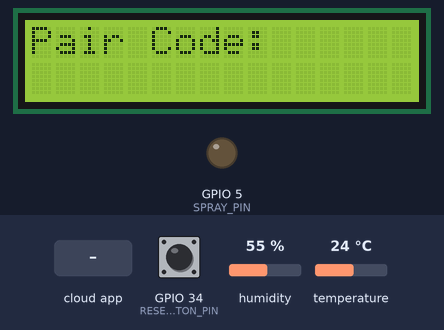
Recording of a sketch running on a simulated ESP32. Shown: 16×2 character LCD, output pins drawn as LEDs (lit = HIGH). The inputs (shaded band) are chosen by the test bench; at power-on: GPIO 34 (RESET_BUTTON_PIN) HIGH, humidity 55 %, temperature 24 °C (analog values on the 0–4095 scale). WiFi joins after 1.5 s; servers stay silent unless stated; the Firebase database answers and starts empty; what the sketch prints to the serial monitor is not drawn. At 14.0 s the program restarts the board; the recording ends there.

Above: at 3.3 s.
3.4 s: the phone or cloud app sets paired to 1
At 4.1 s:
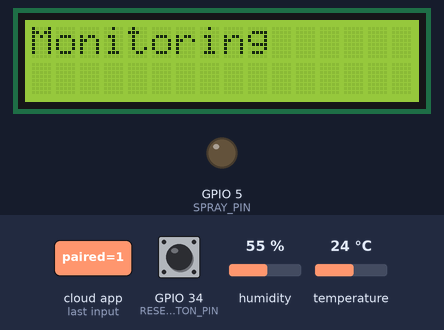
At 6.5 s:
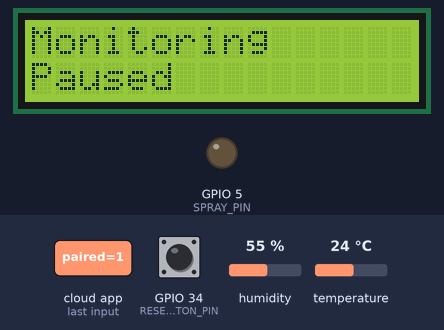
6.8 s: the phone or cloud app sets paired to 0
At 9.9 s:
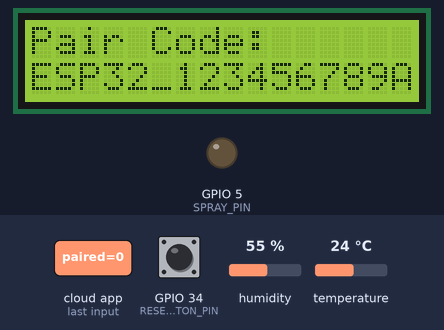
13.6 s: GPIO 34 (RESET_BUTTON_PIN) pulled LOW for 0.4 s
Timing chart, 0 to 14.0 s (numbered marks = the images above; inputs shaded):
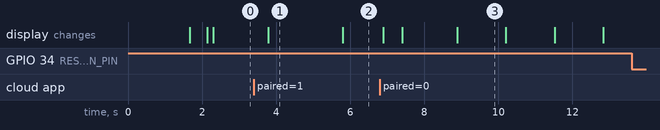

The sketch:

Pesticide_System.ino
```cpp
#include <Arduino.h>
#include <WiFi.h>
#include <Firebase_ESP_Client.h>
#include <ArduinoJson.h>
#include <DHT.h>
#include <Wire.h>
#include <LiquidCrystal_I2C.h>
#include <apis.h>

// Hardware config
#define DHTPIN 18
#define SOIL_PIN 33
#define SPRAY_PIN 5
#define DHTTYPE DHT11
#define RESET_BUTTON_PIN 34

#define SPRAY_DURATION 5000                                 // Pump ON duration(5 sec)
#define SCROLL_INTERVAL 800                                 // Time between shifts
#define COMMAND_INTERVAL 5000                               // Firebase command poll rate(5 sec)
#define MONITOR_INTERVAL (2UL * 60UL * 60UL * 1000UL)       // 2-hour sensing & AI cycle
#define COOLDOWN_PERIOD (7UL * 24UL * 60UL * 60UL * 1000UL) // Spray safety cooldown(7 days)
#define AI_FRESHNESS_WINDOW (30UL * 60UL * 1000UL)          // AI result validity window(30 minutes)
#define AUTO_CAPTURE_OVERRIDE_WINDOW (20UL * 60UL * 1000UL) // Maintainance window(20 minutes)

// Data Structures
struct TelemetryPacket {
  float temperature;
  float humidity;
  int soilMoisture;
  unsigned long ts;
};

// Objects
DHT dht(DHTPIN, DHTTYPE);
LiquidCrystal_I2C display(0x27,16,2);

FirebaseData fbda;
FirebaseAuth auth;
FirebaseConfig config;

// Device Identity
String deviceId;
String deviceAuthUid;

void generateDeviceId() {
  uint64_t chipid = ESP.getEfuseMac();
  char id[20];
  sprintf(id, "ESP32_%04X%08X",
          (uint32_t)(chipid >> 32),
          (uint32_t)chipid);
  deviceId = String(id);
}

// System state
bool pairedCached = false;
bool lastPairedState = false;
bool monitoringEnabled = true;
bool autoCaptureEnabled = false;

String selectedCrop = "Unknown";
String lastLine1 = "", lastLine2 = "";
int scrollPos1 = 0, scrollPos2 = 0;
int lastInfectionProb = -1;
String lastSeverity = "";
String lastRisk = "";
unsigned long lastAIUpdate = 0;
unsigned long lastSprayTime = 0;
unsigned long autoCaptureDisabledAt = 0;

// Timers
unsigned long lastScroll1 = 0, lastScroll2 = 0;
unsigned long lastHeartBeat = 0;
unsigned long lastMonitorTime = 0;
unsigned long lastCommandCheck = 0;
unsigned long sprayStartTime = 0;
bool spraying = false;

// Offline Ring Buffer(RAM)
#define BUFFER_SIZE 5

TelemetryPacket buffer[BUFFER_SIZE];
int head = 0, tail = 0;
bool bufferFull = false;

void bufferPush(const TelemetryPacket &p) {
  buffer[head] = p;
  head = (head + 1) % BUFFER_SIZE;
  if(bufferFull) tail = (tail + 1) % BUFFER_SIZE;
  bufferFull = (head == tail);
}

bool bufferPop(TelemetryPacket &p) {
  if(head == tail && !bufferFull) return false;
  p = buffer[tail];
  tail = (tail + 1) % BUFFER_SIZE;
  bufferFull = false;
  return true;
}

// Function declarations
void connectWiFi();
void firebaseLogin();
void showOnDisplay(String l1, String l2 = "");
bool isPaired();
void onPaired();
void onUnpaired();
void createPairingEntry();
void checkRemoteCommands();
void fetchCrop();
void uploadSensorData(float t, float h, int soil);
void uploadInfectionData(int prob, String severity, String risk);
bool canSpray(int prob);
void startSpray();
void updateSpray();
void ackCommand(String cmd);
void updateStatus(String status);

// Setup
void setup() {
  Serial.begin(115200);
  Serial.setTimeout(2000);

  Wire.begin(21,22);
  dht.begin();
  display.init();
  display.backlight();

  pinMode(SPRAY_PIN, OUTPUT);
  digitalWrite(SPRAY_PIN, LOW);
  pinMode(RESET_BUTTON_PIN, INPUT_PULLUP); // Active Low

  analogReadResolution(12);

  showOnDisplay("System Booting");
  generateDeviceId();
  connectWiFi();

  config.api_key = API_KEY;
  config.database_url = DATABASE_URL;
  Firebase.begin(&config, &auth);
  Firebase.reconnectWiFi(true);

  firebaseLogin();
  registerDeviceIfNeeded();

  pairedCached = isPaired();
  if(!pairedCached) {
    createPairingEntry();
    showOnDisplay("Pair Device", deviceId);
  }
  Serial.println("Device Ready");
  Serial.println("Device ID: " + deviceId);
}
// Loop
void loop() {
  if(digitalRead(RESET_BUTTON_PIN) == LOW) {
    ESP.restart();
  }

  if (Firebase.ready()) {
    bool currentPaired = isPaired();

    if (!lastPairedState && currentPaired) {
      onPaired();
    }

    if(lastPairedState && !currentPaired) {
      Serial.println("Unpaired remotely");
      showOnDisplay("Unpaired", "Remotely");
      delay(500);
      onUnpaired();
    }
    pairedCached = currentPaired;
    lastPairedState = currentPaired;

  }

  if(!pairedCached) {
    showOnDisplay("Pair Code: ",deviceId);
    delay(500);
    return;
  }

  if (millis() - lastHeartBeat > 15000) { // 15 sec
    FirebaseJson json;
    json.set(".sv", "timestamp");

    Firebase.RTDB.set(&fbda,
      "/devices/" + deviceId + "/lastOnline",
      &json
    );
    lastHeartBeat = millis();
  }

  if(millis() - lastCommandCheck >= COMMAND_INTERVAL) {
    checkRemoteCommands();
    lastCommandCheck = millis();
  }

  updateSpray();

  if(!monitoringEnabled) {
    showOnDisplay("Monitoring", "Paused");
  }
  else {
    // Monitoring cycle (2 hours)
    if(millis() - lastMonitorTime >= MONITOR_INTERVAL) {

      lastMonitorTime = millis();

      fetchCrop();
      showOnDisplay("Monitoring", selectedCrop);

      float temperature = dht.readTemperature();
      float humidity = dht.readHumidity();
      int soilMoisture = map(analogRead(SOIL_PIN),0, 4095, 100, 0);

      if(isnan(temperature) || isnan(humidity)) {
        updateStatus("Sensor Error");
        return;
      }

      TelemetryPacket p{temperature, humidity, soilMoisture, millis()};
      bufferPush(p);

      while(WiFi.status() == WL_CONNECTED) {
        TelemetryPacket pkt;
        if(!bufferPop(pkt)) break;

        if(!Firebase.ready()) {
          bufferPush(pkt);
          break;
        }

        uploadSensorData(pkt.temperature, pkt.humidity, pkt.soilMoisture);
      }

      if(!autoCaptureEnabled) {
        updateStatus("AutoCapture OFF");
        return;
      }

      // Sending data to AI engine(model)
      StaticJsonDocument<256> outgoing;
      outgoing["crop"] = selectedCrop;
      outgoing["temperature"] = temperature;
      outgoing["humidity"] = humidity;
      outgoing["soil"] = soilMoisture;
      // outgoing["autoCapture"] = autoCaptureEnabled;

      serializeJson(outgoing, Serial);
      Serial.println();

      unsigned long waitStart = millis();
      while(!Serial.available() && millis() - waitStart < 5000) {
        // allow OTA / Wifi / Firebase
      }

      if(!Serial.available()) {
        updateStatus("AI Offline");
        return;
      }

      StaticJsonDocument<256> incoming;

      if(deserializeJson(incoming, Serial.readStringUntil('\n'))) {
        updateStatus("AI Error");
        return;
      }

      lastInfectionProb = incoming["infection_probability"];
      lastSeverity = incoming["severity"].as<String>();
      lastRisk = incoming["risk_level"].as<String>();
      lastAIUpdate = millis();

      uploadInfectionData(lastInfectionProb, lastSeverity, lastRisk);

      bool aiFresh = lastAIUpdate > 0 && (millis() - lastAIUpdate <= AI_FRESHNESS_WINDOW);

      if(lastInfectionProb != -1 &&
        aiFresh &&
        canSpray(lastInfectionProb)) {
        startSpray();
      }
    }
  }
}

// Connecting wifi
void connectWiFi() {
  WiFi.begin(WIFI_SSID, WIFI_PASSWORD);
  while(WiFi.status() != WL_CONNECTED) {
    showOnDisplay("Connecting...");
    delay(500);
  }
  showOnDisplay("Wifi Connected");
}

// Firebase Authentication
void firebaseLogin() {
  if(!Firebase.signUp(&config, &auth, "", "")) {
    ESP.restart();
  }
  while(auth.token.uid == "") {
    Firebase.refreshToken(&config);
    delay(200);
  }
  deviceAuthUid = auth.token.uid.c_str();
}

void registerDeviceIfNeeded() {

  String base = "/devices/" + deviceId;

  if(Firebase.RTDB.getString(&fbda, base+"/deviceAuthUid")) {
    return;
  }

  FirebaseJson json;
  json.set("deviceAuthUid", deviceAuthUid);
  json.set("paired", false);
  json.set("createdAt", millis());

  Firebase.RTDB.updateNode(&fbda, base, &json);
}


// Display
void showOnDisplay(String l1, String l2) {
  if (l1 != lastLine1 || l2 != lastLine2) {
    lastLine1 = l1;
    lastLine2 = l2;
    display.clear();

    scrollPos1 = 0;
    scrollPos2 = 0;
    lastScroll1 = millis();
    lastScroll2 = millis();
  }
  scrollText(0,l1,scrollPos1, lastScroll1);
  scrollText(1,l2,scrollPos2, lastScroll2);
}
void scrollText(int row, String text, int &scrollPos, unsigned long &lastScroll) {
  if (text.length() <= 16) {
    if (scrollPos != -1) {
      display.setCursor(0, row);
      display.print(text);
      for (int i = 0; i < (16 - text.length()); i++) display.print(" ");
      scrollPos = -1;
    }
    return;
  }

  unsigned long now = millis();
  if (now - lastScroll >= SCROLL_INTERVAL) {
    lastScroll = now;

    display.setCursor(0, row);
    display.print(text.substring(scrollPos, scrollPos + 16));

    scrollPos++;
    if (scrollPos > text.length() - 16) {
      scrollPos = 0;
    }
  }
}

// Pairing
bool isPaired() {
  if(!Firebase.ready()) return pairedCached;
  if(Firebase.RTDB.getBool(&fbda, "/devices/" + deviceId + "/paired")) {
    return fbda.boolData();
  }
  return pairedCached;
}

void onPaired() {
  Serial.println("Paired → entering monitoring mode");
  lastMonitorTime = millis() - MONITOR_INTERVAL;
  fetchCrop();
  showOnDisplay("Monitoring", selectedCrop);
}

void onUnpaired() {
  pairedCached = false;
  monitoringEnabled = false;
  autoCaptureEnabled = false;
  selectedCrop = "Unknown";

  showOnDisplay("Pair Code:", deviceId);
  createPairingEntry();
}

void createPairingEntry() {
  if(!Firebase.ready()) return;
  // if(pairedCached) return;
  Firebase.RTDB.setBool(&fbda, "/pairingCodes/" + deviceId, true);
}

// Command Listener
void checkRemoteCommands() {
  if(WiFi.status() != WL_CONNECTED || !Firebase.ready()) {
    return;
  }

  String base_path = "/devices/" + deviceId + "/commands";

  // Syncing dev flag
  if(Firebase.RTDB.getBool(&fbda, base_path + "/autoCaptureEnabled")) {
    autoCaptureEnabled = fbda.boolData();
  }

  // Sync autoCaptureDisabledAt
  if (Firebase.RTDB.getInt(&fbda, base_path + "/autoCaptureDisabledAt")) {
    autoCaptureDisabledAt = fbda.to<uint64_t>();
  }

  // Auto-restore AutoCapture after 20 minutes
  if (!autoCaptureEnabled && autoCaptureDisabledAt > 0) {
    if (millis() - autoCaptureDisabledAt >= AUTO_CAPTURE_OVERRIDE_WINDOW) {
      autoCaptureEnabled = true;

      Firebase.RTDB.setBool(&fbda,
        base_path + "/autoCaptureEnabled",
        true);

      Firebase.RTDB.deleteNode(&fbda,
        base_path + "/autoCaptureDisabledAt");
    }
  }

  // Spray command
  if(Firebase.RTDB.getBool(&fbda, base_path + "/sprayNow") && fbda.boolData()) {
    if(lastInfectionProb != -1 &&
      millis() - lastAIUpdate <= AI_FRESHNESS_WINDOW &&
      canSpray(lastInfectionProb)) {
      startSpray();
    }

    Firebase.RTDB.setBool(&fbda, base_path + "/sprayNow", false);
    ackCommand("sprayNow");
  }

  // Reset command
  if(Firebase.RTDB.getBool(&fbda, base_path + "/resetDevice") && fbda.boolData()) {
    Firebase.RTDB.setBool(&fbda, base_path + "/resetDevice", false);
    ackCommand("resetDevice");
    delay(1500);
    ESP.restart();
  }

  // Start/Stop Monitoring
  if(Firebase.RTDB.getBool(&fbda, base_path + "/startMonitoring")) {
    bool newState = fbda.boolData();

    if(!monitoringEnabled && newState) {
      Serial.println("Monitoring resumed remotely");
      lastMonitorTime = millis() - MONITOR_INTERVAL;
    }
    monitoringEnabled = newState;
  }
}

// Getting crop selected by user
void fetchCrop() {
  if (!Firebase.ready()) return;

  if (Firebase.RTDB.getString(&fbda, "/devices/" + deviceId + "/crop")) {
    selectedCrop = fbda.stringData();
    Serial.println("Crop: " + selectedCrop);
  } else {
    Serial.println("Failed to read crop");
  }
}

// Uploading sensor data to firebase
void uploadSensorData(float t, float h, int soil) {
  FirebaseJson json;
  json.set("temperature", t);
  json.set("humidity", h);
  json.set("soilMoisture", soil);

  Firebase.RTDB.updateNode(&fbda,
    "/devices/" + deviceId + "/sensors",
    &json);

  FirebaseJson ts;
  ts.set(".sv", "timestamp");
  Firebase.RTDB.set(&fbda,
    "/devices/" + deviceId + "/lastUpdated",
    &ts);
}

// Uploading infection data to firebase
void uploadInfectionData(int prob, String severity, String risk) {
  FirebaseJson json;
  json.set("probability", prob);
  json.set("severity", severity);
  json.set("riskLevel", risk);

  Firebase.RTDB.updateNode(&fbda,
    "/devices/" + deviceId + "/infection",
    &json);
}

// Spray checking
bool canSpray(int prob) {
  if(prob < 60) return false;
  if(lastSprayTime == 0) return true;
  return millis() - lastSprayTime >= COOLDOWN_PERIOD;
}

void startSpray() {
  spraying = true;
  sprayStartTime = millis();
  digitalWrite(SPRAY_PIN, HIGH);
}

void updateSpray() {
  if(spraying && millis() - sprayStartTime >= SPRAY_DURATION) {
    digitalWrite(SPRAY_PIN, LOW);
    spraying = false;
    lastSprayTime = millis();

    Firebase.RTDB.setInt(&fbda,
      "/devices/" + deviceId + "/pesticide/lastSprayedAt",
      millis());

    Firebase.RTDB.setString(&fbda,
      "/devices/" + deviceId + "/pesticide/status",
      "Sprayed");

    int count = 0;
    if(Firebase.RTDB.getInt(&fbda,
    "/devices/" + deviceId + "/pesticide/sprayCount")) {
      count = fbda.intData();
    }

    Firebase.RTDB.setInt(&fbda,
      "/devices/" + deviceId + "/pesticide/sprayCount",
      count + 1);
  }
}

//Command acknowledgement
void ackCommand(String cmd) {
  Firebase.RTDB.setInt(&fbda,
    "/devices/" + deviceId + "/commandsAck/" + cmd,
    millis());
}

// Updating status
void updateStatus(String status) {
  Firebase.RTDB.setString(&fbda,
    "/devices/" + deviceId + "/pesticide/status",
    status);
}
```

apis.h
```cpp
// Wifi config
#define WIFI_SSID "YOUR WIFI_SSID"
#define WIFI_PASSWORD "YOUR WIFI_PASSWORD"

// Database config
#define API_KEY "YOUR API_KEY"
#define DATABASE_URL "YOUR DATABASE_URL"
```

Measured:
- after the input at 3.4 s, the display: changes after 0.39 s (image 1)
- after the input at 6.8 s, the display: first changes after 0.08 s (image 3 shows a later state)
- after the input at 13.6 s, every drawn part: stays the same
- what the display in image 1 shows lasts 2.0 s, from 3.8 s to 5.8 s
- what the display in image 3 shows lasts 1.3 s, from 8.9 s to 10.2 s
